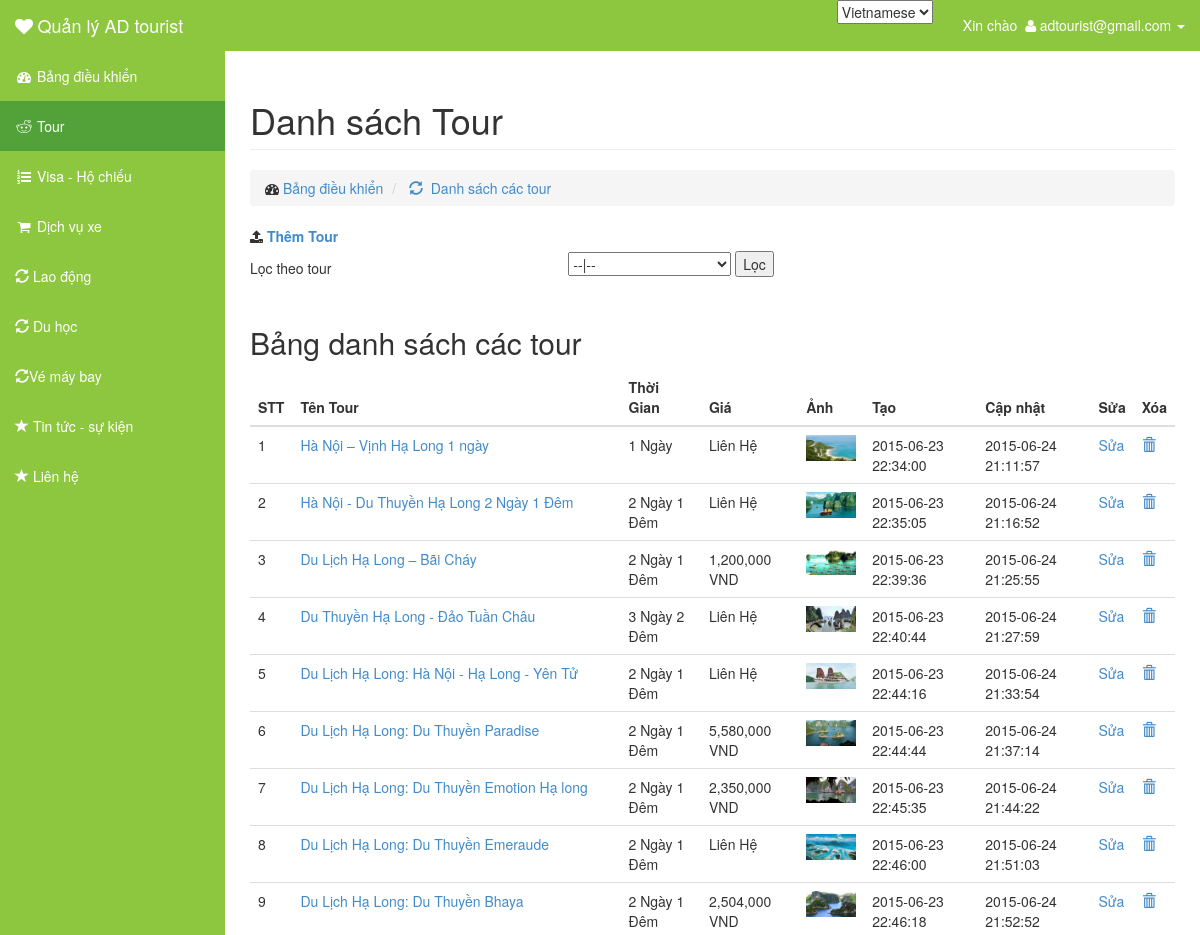
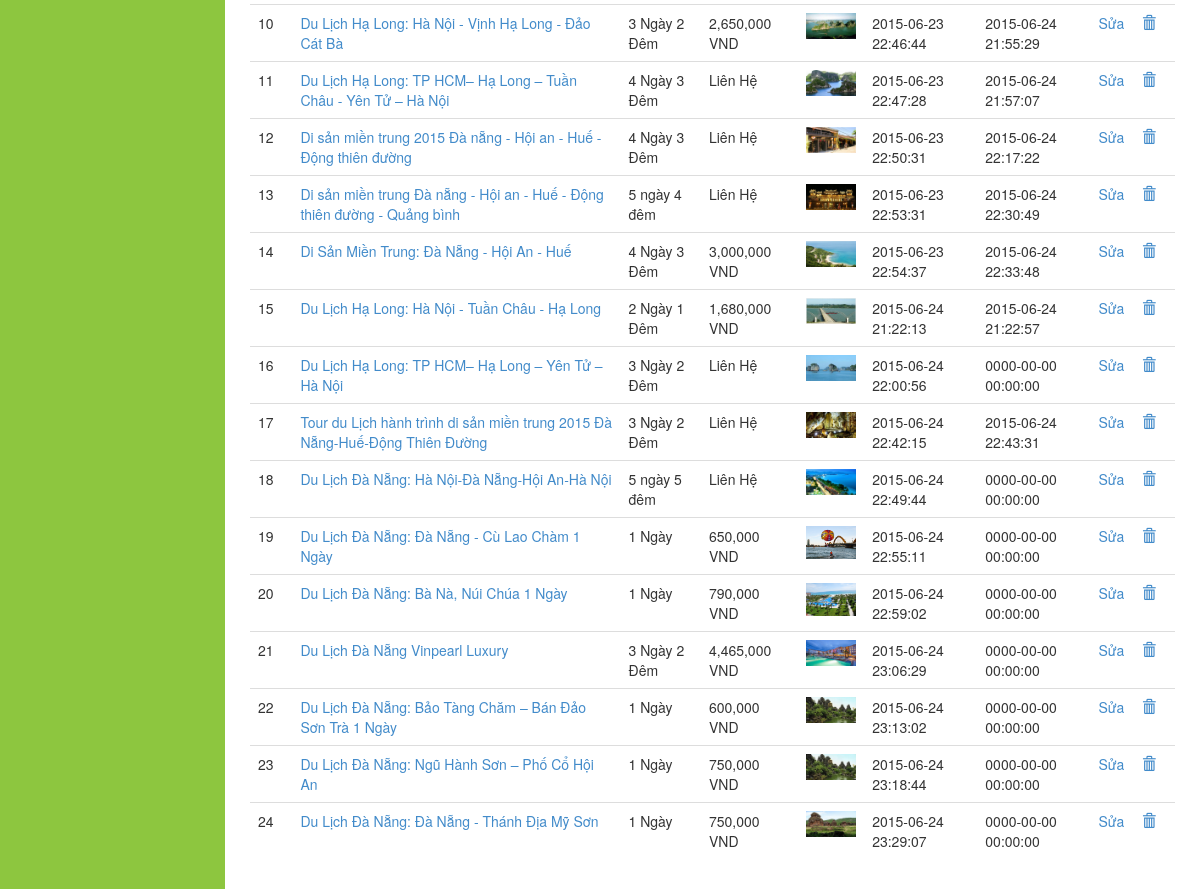
The app's page /admin/index.php?controller=tour&lang=vi (signed in), older data (2 pictures, top to bottom).
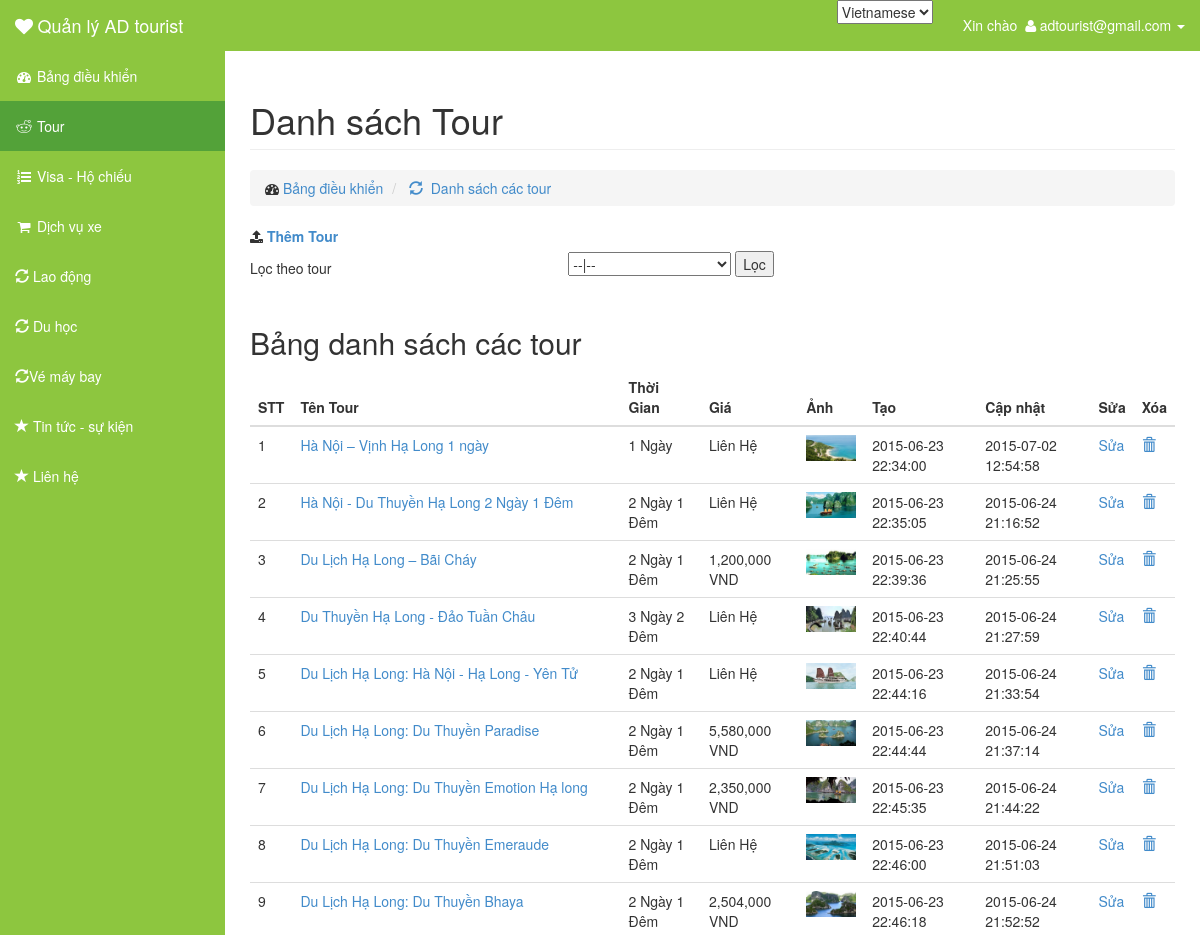
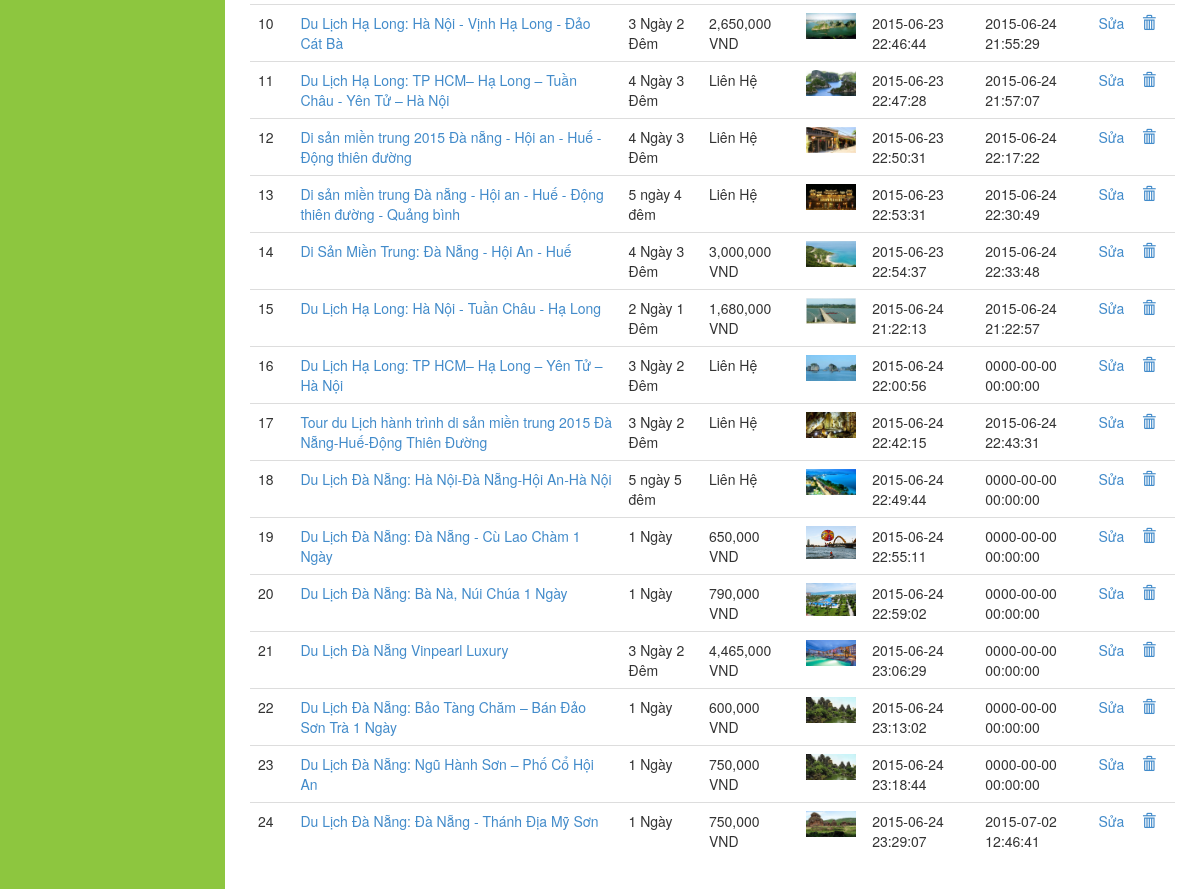
The same page, newer data (2 pictures, top to bottom).
### tables this page shows
CREATE TABLE IF NOT EXISTS `tour_content` (
  `tour_content_code` int(11) NOT NULL AUTO_INCREMENT,
  `tour_region_code` int(11) NOT NULL,
  `title` varchar(255) NOT NULL,
  `time` varchar(20) NOT NULL,
  `total_cost` varchar(255) NOT NULL,
  `content` text,
  `content_cost` text,
  `description` text,
  `image` varchar(100) DEFAULT NULL,
  `update_at` datetime NOT NULL,
  `create_at` datetime NOT NULL,
  `tour_country_code` int(11) NOT NULL,
  `possition` text NOT NULL,
  `image_relate` text NOT NULL,
  PRIMARY KEY (`tour_content_code`)
);

### admin/controller/tour/index.php (called while the page is built, shortened)
<?php
	$lang = get_lang();
	$tour_region = get_all('tour_region');
	if(isset($_POST['tour_region_code']))
	{
		$tour_region_code = $_POST['tour_region_code'];
		if($tour_region_code == 0 )
		{
			$tour = get_all('tour_content');
		}
		else{
			$selected = $tour_region_code;
			$tour = get_all_record('tour_content','tour_region_code',$tour_region_code);
		}
	}
	else
	{
		$tour = get_all('tour_content');
	}
	require_once('view/tour/index.php');
 ?>

### admin/library/function.php (called while the page is built, shortened)
<?php
function get_lang(){
	if(isset($_GET['lang']) &&  $_GET['lang'] == 'en'){
		return 'en';
	}
	else return 'vi';
}
 ?>

### admin/model/database.php (called while the page is built, shortened)
<?php
function get_all($table,$select = '*'){
	$sql = "SELECT $select FROM $table";
	$query = mysql_query($sql) or die(mysql_error());
	$data = array();
	if(mysql_num_rows($query) > 0)
	{
		while($row = mysql_fetch_assoc($query))
			$data[] = $row;
	}
	return $data;
}
?>

### admin/view/tour/tour_table.php (the view, shortened to what this page needs)
<div class="row">
	<div class="col-md-12"><label><i class="fa fa-upload"></i> <a href="index.php?controller=tour&amp;action=add&amp;lang=<?php echo $lang ?>">Thêm Tour</a></label></div>
	<div class="col-md-4"><h5>Lọc theo tour</h5></div>
	<div class="col-md-8">
		<form method="POST" action="index.php?controller=tour">
			<select name="tour_region_code">
				<option <?php echo isset($selected)? "" : "selected" ?> value="0">--|--</option>
			</select>
			<input type="submit" value="Lọc" name="filler">
		</form>
	</div>
	<div class="col-md-12"><h3 text-center bg-info><?php if(isset($success)) echo $success; ?></h3></div>
	<div class="col-md-12">
		<h2>Bảng danh sách các tour</h2>
		<div class="table-responsive">
			<table class="table table-hover">
				<thead>
					<tr>
						<th>STT</th>
						<th>Tên Tour</th>
						<th>Thời Gian</th>
						<th>Giá</th>
						<th>Ảnh</th>
						<th>Tạo</th>
						<th>Cập nhật</th>
						<th>Sửa</th>
						<th>Xóa</th>
					</tr>
				</thead>
				<tbody>
				<?php foreach($tour as $key => $value): ?>
					<tr>
						<td><?php echo $key +1 ?></td>
						<td><a href="index.php?controller=tour&amp;action=tour_detail&amp;tour_content_code=<?php echo $value['tour_content_code'] ?>" ><?php echo $value['title'] ?></a></td>
						<td><?php echo $value['time'] ?></td>
						<td><?php echo $value['total_cost'] ?></td>
						<td><img src=<?php echo ROOTPATH.$value['image'] ?> width="50"></td>
						<td><?php echo $value['create_at'] ?></td>
						<td><?php echo $value['update_at'] ?></td>
						<td><a href="index.php?controller=tour&amp;action=edit&amp;tour_content_code=<?php echo $value['tour_content_code'] ?>&amp;lang=<?php echo $lang ?>">Sửa</a></td>
						<td><a href="index.php?controller=tour&amp;action=delete&amp;tour_content_code=<?php echo $value['tour_content_code'] ?>&amp;lang=<?php echo $lang ?>"><i class="glyphicon glyphicon-trash"></i></a></td>
					</tr>
				<?php endforeach ?>
				</tbody>
			</table>
		</div>
	</div>
</div>

Row changes from the older to the newer data that the page shows:
changed tour_content "Hà Nội – Vịnh Hạ Long 1 ngày": update_at "2015-06-24 21:11:57" → "2015-07-02 12:54:58"
changed tour_content "Du Lịch Đà Nẵng: Đà Nẵng - Thánh Địa Mỹ Sơn": update_at "0000-00-00 00:00:00" → "2015-07-02 12:46:41"
